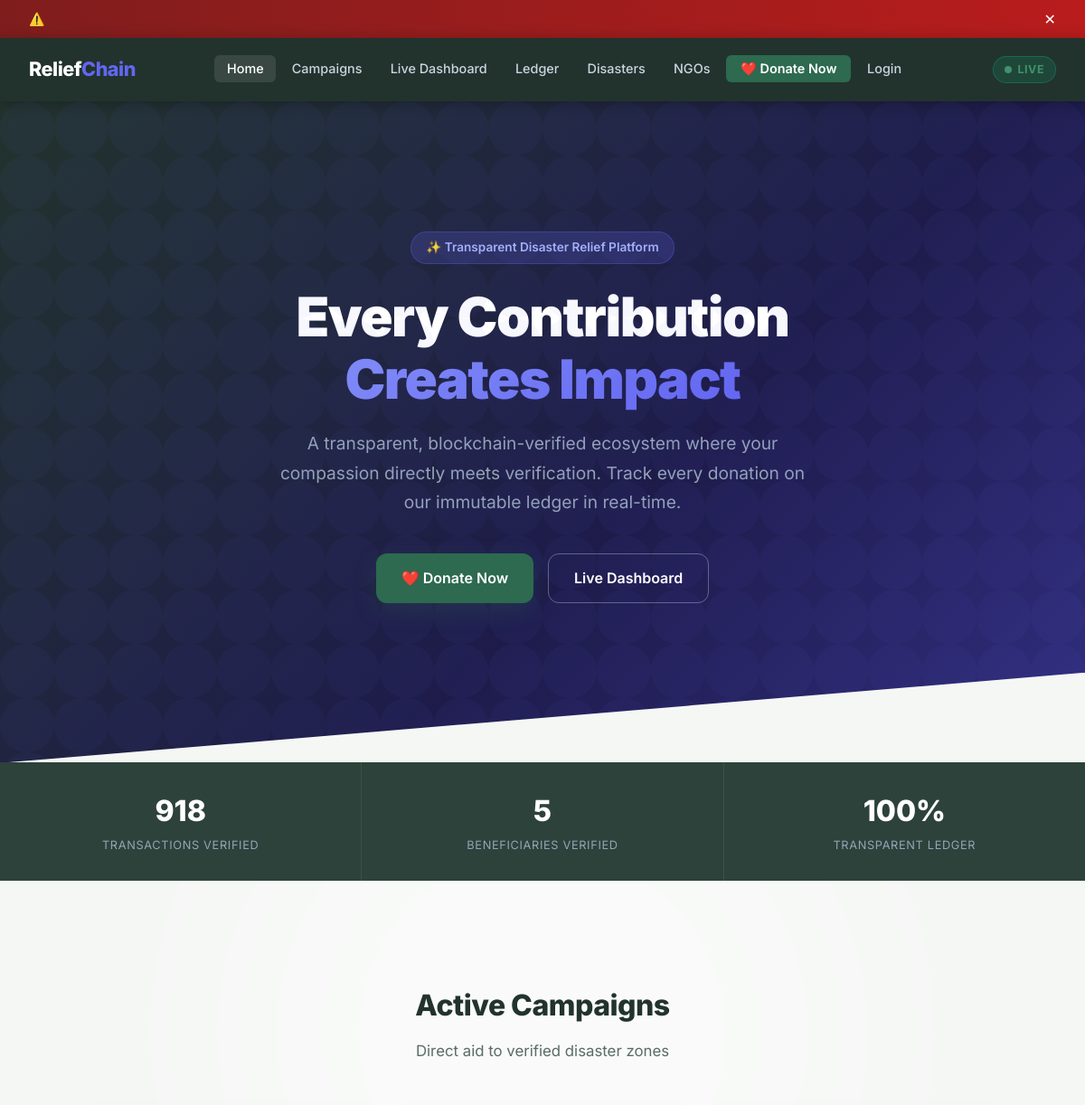
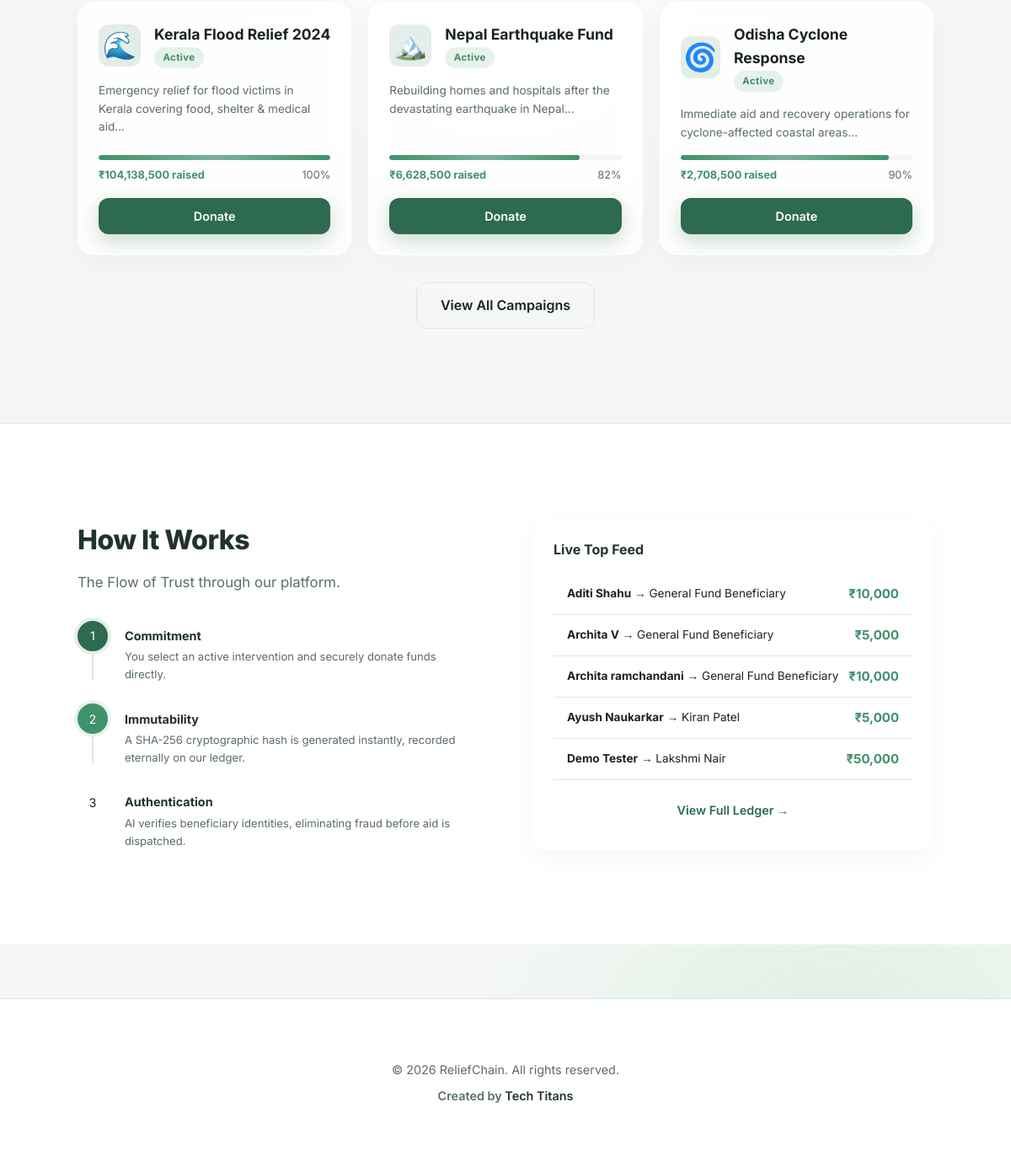
The page /home on the database its author committed (2 pictures, top to bottom).
### tables this page shows
CREATE TABLE campaigns (
            id INTEGER PRIMARY KEY AUTOINCREMENT,
            name TEXT NOT NULL,
            description TEXT,
            target_amount INTEGER DEFAULT 1000000,
            raised_amount INTEGER DEFAULT 0,
            beneficiary_count INTEGER DEFAULT 0,
            region TEXT,
            category TEXT,
            status TEXT DEFAULT 'active',
            image_icon TEXT DEFAULT '🌊',
            created_at DATETIME DEFAULT CURRENT_TIMESTAMP
        );

CREATE TABLE donations (
            id INTEGER PRIMARY KEY AUTOINCREMENT,
            tx_id TEXT UNIQUE NOT NULL,
            donor_name TEXT NOT NULL,
            donor_email TEXT,
            amount INTEGER NOT NULL,
            campaign_id INTEGER,
            beneficiary TEXT,
            status TEXT DEFAULT 'completed',
            transaction_hash TEXT,
            payment_method TEXT DEFAULT 'UPI',
            timestamp DATETIME DEFAULT CURRENT_TIMESTAMP,
            FOREIGN KEY (campaign_id) REFERENCES campaigns(id)
        );

### app.py (the view)
@app.route('/home')
def home():
    db = get_db()
    c = db.cursor()
    c.execute("SELECT SUM(amount) as total, COUNT(*) as cnt FROM donations")
    row = c.fetchone()
    c.execute("SELECT COUNT(*) as cnt FROM beneficiaries WHERE status='verified'")
    ben_verified = c.fetchone()['cnt']
    c.execute("SELECT * FROM campaigns WHERE status='active' LIMIT 3")
    featured_campaigns = c.fetchall()
    c.execute("SELECT * FROM donations ORDER BY timestamp DESC LIMIT 5")
    recent = c.fetchall()
    return render_template('index.html',
                           total_donations=int(row['total'] or 0),
                           total_txns=int(row['cnt'] or 0),
                           ben_verified=ben_verified,
                           featured_campaigns=featured_campaigns,
                           recent_donations=recent)

### app.py (called while the page is built)
@app.context_processor
def inject_now():
    return {'now': _dt.now}

def get_db():
    db = getattr(g, '_database', None)
    if db is None:
        db = g._database = sqlite3.connect(DATABASE, check_same_thread=False)
        db.row_factory = sqlite3.Row
    return db

@app.teardown_appcontext
def close_connection(exception):
    db = getattr(g, '_database', None)
    if db is not None:
        db.close()

### templates/index.html (shortened to what this page needs)
{% extends 'base.html' %}
{% block content %}
<section class="hero text-center">
    <div class="container z-1">
        <div class="hero-tag">
            ✨ Transparent Disaster Relief Platform
        </div>
        <h1>Every Contribution <br><span>Creates Impact</span></h1>
        <p>A transparent, blockchain-verified ecosystem where your compassion directly meets verification. Track every donation on our immutable ledger in real-time.</p>
        <div class="hero-buttons">
            <a href="{{ url_for('donate') }}" class="btn btn-primary btn-lg">❤️ Donate Now</a>
            <a href="{{ url_for('public_dashboard') }}" class="btn btn-outline-white btn-lg">Live Dashboard</a>
        </div>
    </div>
</section>
<div class="stats-strip">
    <div class="stat-strip-item">
        <span class="val">{{ total_txns }}</span>
        <span class="lbl">Transactions Verified</span>
    </div>
    <div class="stat-strip-item">
        <span class="val">{{ ben_verified }}</span>
        <span class="lbl">Beneficiaries Verified</span>
    </div>
    <div class="stat-strip-item">
        <span class="val">100%</span>
        <span class="lbl">Transparent Ledger</span>
    </div>
</div>
<section class="section">
    <div class="container">
        <div class="page-header" style="justify-content:center;text-align:center;display:block;">
            <h2 class="section-title">Active Campaigns</h2>
            <p class="section-sub">Direct aid to verified disaster zones</p>
        </div>
        <div class="stats-grid" style="grid-template-columns: repeat(auto-fit, minmax(280px, 1fr));">
            {% for c in featured_campaigns %}
            {% set pct = [(c.raised_amount / c.target_amount * 100)|int, 100]|min %}
            <div class="card" style="display:flex;flex-direction:column;gap:1rem;">
                <div style="display:flex;gap:1rem;align-items:center;">
                    <div style="font-size:2rem;background:var(--accent-light);width:50px;height:50px;border-radius:12px;display:flex;align-items:center;justify-content:center;">{{ c.image_icon }}</div>
                    <div>
                        <h3 style="font-size:1.1rem;font-weight:700;"><a href="{{ url_for('campaign_detail', cid=c.id) }}" style="color:inherit;text-decoration:none;">{{ c.name }}</a></h3>
                        <span class="badge badge-{% if c.status == 'active' %}success{% else %}muted{% endif %}">{{ c.status|capitalize }}</span>
                    </div>
                </div>
                <p class="text-muted text-sm line-clamp-3" style="flex:1;">{{ c.description[:120] }}...</p>
                <div>
                    <div class="progress-bar-wrap" style="height:6px;border-radius:4px;"><div class="progress-bar" style="width:{{ pct }}%;border-radius:4px;background:var(--success);"></div></div>
                    <div style="display:flex;justify-content:space-between;margin-top:0.4rem;font-size:0.8rem;">
                        <span style="font-weight:700;color:var(--success);">₹{{ '{:,.0f}'.format(c.raised_amount) }} raised</span>
                        <span class="text-muted">{{ pct }}%</span>
                    </div>
                </div>
                <a href="{{ url_for('donate') }}?campaign={{ c.id }}" class="btn btn-primary btn-block">Donate</a>
            </div>
            {% endfor %}
        </div>
        <div class="text-center" style="margin-top:2rem;">
            <a href="{{ url_for('campaigns') }}" class="btn btn-outline btn-lg">View All Campaigns</a>
        </div>
    </div>
</section>
<section class="section" style="background:#fff;border-top:1px solid var(--border);">
    <div class="container grid-2" style="gap:4rem;">
        <div>
            <h2 class="section-title">How It Works</h2>
            <p class="section-sub" style="margin-bottom:1.5rem;">The Flow of Trust through our platform.</p>
            <div class="timeline" style="margin-top:2rem;">
                <div class="timeline-item">
                    <div class="timeline-marker">
                        <div class="timeline-dot active">1</div>
                        <div class="timeline-line"></div>
                    </div>
                    <div class="timeline-content">
                        <h4>Commitment</h4>
                        <p>You select an active intervention and securely donate funds directly.</p>
                    </div>
                </div>
                <div class="timeline-item">
                    <div class="timeline-marker">
                        <div class="timeline-dot done">2</div>
                        <div class="timeline-line"></div>
                    </div>
                    <div class="timeline-content">
                        <h4>Immutability</h4>
                        <p>A SHA-256 cryptographic hash is generated instantly, recorded eternally on our ledger.</p>
                    </div>
                </div>
                <div class="timeline-item">
                    <div class="timeline-marker">
                        <div class="timeline-dot">3</div>
                        <div class="timeline-line" style="background:transparent;"></div>
                    </div>
                    <div class="timeline-content">
                        <h4>Authentication</h4>
                        <p>AI verifies beneficiary identities, eliminating fraud before aid is dispatched.</p>
                    </div>
                </div>
            </div>
        </div>
        <div class="card">
            <h3 class="card-title" style="margin-bottom:1rem;">Live Top Feed</h3>
            <div id="simple-feed">
                {% for d in recent_donations[:6] %}
                <div style="padding:0.75rem 1rem;border-bottom:1px solid var(--border);display:flex;justify-content:space-between;align-items:center;">
                    <span class="text-sm"><strong>{{ d.donor_name }}</strong> → {{ d.beneficiary or 'General Fund' }}</span>
                    <span style="color:var(--success);font-weight:700;">₹{{ '{:,.0f}'.format(d.amount) }}</span>
                </div>
                {% endfor %}
            </div>
            <a href="{{ url_for('ledger') }}" style="display:block;margin-top:1.5rem;color:var(--accent);font-weight:600;text-align:center;font-size:0.9rem;">View Full Ledger →</a>
        </div>
    </div>
</section>
{% endblock %}

### rows shown on the page
campaigns: image_icon "🌊", name "Kerala Flood Relief 2024", status "Active", description "Emergency relief for flood victims in Kerala covering food, shelter & medical aid", raised_amount "104,138,500", pct "100"
campaigns: image_icon "🏔️", name "Nepal Earthquake Fund", status "Active", description "Rebuilding homes and hospitals after the devastating earthquake in Nepal", raised_amount "6,628,500", pct "82"
campaigns: image_icon "🌀", name "Odisha Cyclone Response", status "Active", description "Immediate aid and recovery operations for cyclone-affected coastal areas", raised_amount "2,708,500", pct "90"
donations: donor_name "Aditi Shahu", beneficiary "General Fund Beneficiary", amount "10,000"
donations: donor_name "Archita V", beneficiary "General Fund Beneficiary", amount "5,000"
donations: donor_name "Archita ramchandani", beneficiary "General Fund Beneficiary", amount "10,000"
donations: donor_name "Ayush Naukarkar", beneficiary "Kiran Patel", amount "5,000"
donations: donor_name "Demo Tester", beneficiary "Lakshmi Nair", amount "50,000"

### other values the page prints
{{ total_txns }} "918"
{{ ben_verified }} "5"
